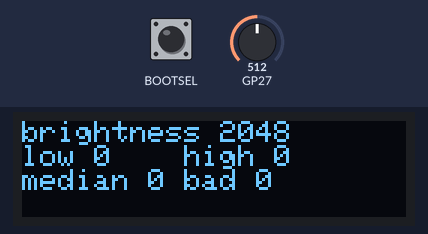
Simulated run of this sketch. Board: Raspberry Pi Pico. Shown: 128×32 one-colour display. The test bench sets the inputs (shaded band); at power-on: GP27 = 512, BOOTSEL HIGH (analog values on the 0–1023 scale). USB keyboard and mouse output is not drawn.

Above: at 1.2 s.
1.3 s: GP27 set to 716
At 2.1 s:
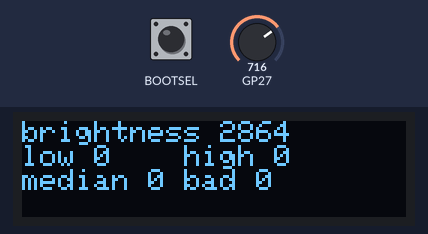
2.8 s: BOOTSEL pulled LOW for 0.15 s
At 4.0 s:
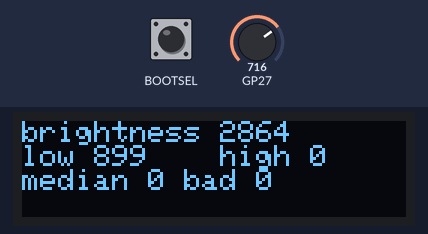
4.4 s: GP27 set to 190
At 4.61 s:
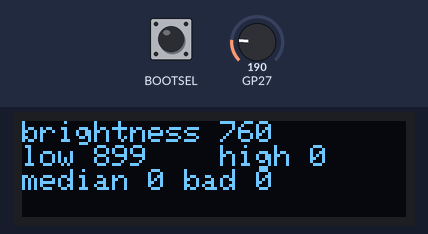
5.9 s: GP27 set to 210
At 6.23 s:
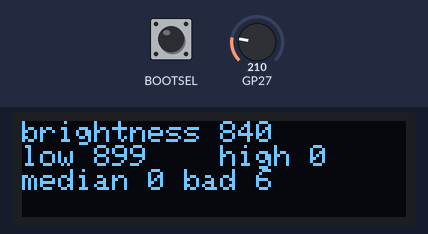
Timing chart, 0 to 8.4 s (numbered marks = the images above; inputs shaded):
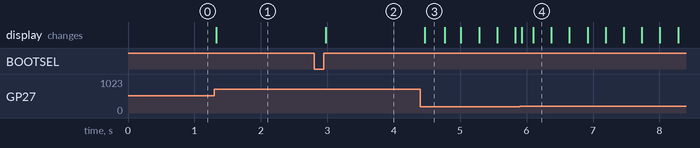

The sketch:

measure.ino
```cpp
#include <SPI.h>
#include <Wire.h>
#include <Adafruit_GFX.h>
#include <Adafruit_SSD1306.h>
#include <Keyboard.h>

#define SCREEN_WIDTH 128  // OLED display width, in pixels
#define SCREEN_HEIGHT 32  // OLED display height, in pixels

#define OLED_RESET -1        // Reset pin # (or -1 if sharing Arduino reset pin)
#define SCREEN_ADDRESS 0x3C  ///< See datasheet for Address; 0x3D for 128x64, 0x3C for 128x32

Adafruit_SSD1306 display(SCREEN_WIDTH, SCREEN_HEIGHT, &Wire, OLED_RESET);

unsigned long start, match, delta, low, high, bad;
uint16_t val, measurements_nr;

const uint16_t repeats = 15;

uint16_t measurements[repeats];

void setup() {
  bad = 0;
  pinMode(A1, INPUT);
  Wire.setSDA(20);
  Wire.setSCL(21);
  Serial.begin(9600);

  // SSD1306_SWITCHCAPVCC = generate display voltage from 3.3V internally
  if (!display.begin(SSD1306_SWITCHCAPVCC, SCREEN_ADDRESS)) {
    Serial.println(F("SSD1306 allocation failed"));
    for (;;)
      ;  // Don't proceed, loop forever
  }

  Keyboard.begin();
  display.setTextColor(SSD1306_WHITE);  // Draw white text
  display.setTextSize(1);               // Draw 2X-scale text
  display.ssd1306_command(SSD1306_SETCONTRAST);
  display.ssd1306_command(0x8F);

  analogReadResolution(12);
}

uint16_t medianMeasurement() {

  uint16_t temp = 0;
  /* sorting */
  for (uint8_t i = 0; i < measurements_nr - 1; i++) {
    for (uint8_t j = 0; j < measurements_nr - i - 1; j++) {
      if (measurements[j] < measurements[j + 1]) {
        temp = measurements[j];
        measurements[j] = measurements[j + 1];
        measurements[j + 1] = temp;
      }
    }
  }

  if (measurements_nr % 2 == 0)
    return (measurements[(measurements_nr / 2) - 1] + measurements[(measurements_nr / 2)]) / 2;
  else
    return measurements[(measurements_nr / 2)];
}
void updateScreen() {
  display.setCursor(0, 0);  // Start at top-left corner
  display.clearDisplay();
  display.print("brightness ");
  display.println(val);
  display.print("low ");
  display.print(low);

  display.print("   "); // 3 spaces = len(median) - len(low)
  display.print(" high ");
  display.println(high);

  display.print("median ");
  display.print(medianMeasurement());

  display.print(" bad ");
  display.print(bad);
  display.display();
}
int measure() {
  // 40-79 with median at 59 INcluding keypress in measurement
  // 39-60 with median at 59 EXcluding keypress in measurement
  Keyboard.press(' ');
  start = millis();

  val = analogRead(A1);

  while (val < 900) {  // DARK, TODO: calibration
    delay(1);
    updateScreen();
    val = analogRead(A1);
    if ((millis() - start) > 200) {  // failed measurement, waited 200 ms for a new value
      Keyboard.release(' ');
      bad++;
      return 0;
    }
  }

  long end = millis();
  Keyboard.release(' ');

  while (val > 900) {  // wait for screen to go dark again
    delay(15);
    updateScreen();
    val = analogRead(A1);
    Keyboard.release(' ');
  }
  return end - start;
}
void loop() {
  val = analogRead(A1);

  if (BOOTSEL) {
    while (BOOTSEL) {}
    bad = 0;
    memset(measurements, 0, sizeof(measurements) / sizeof(measurements[0]));
    low = 899;
    high = 0;
    for (uint8_t i = 0; i < repeats; i++) {
      delta = measure();
      if (delta > 2) {
        high = max(high, delta);
        low = min(low, delta);
        measurements[i] = delta;
        measurements_nr = i;
      } else {
        i--;  // bad measurement
      }
      delay(50);
      updateScreen();
    }

    delay(100);
  }
  updateScreen();
  delay(10);
}
```

Measured:
- after the input at 1.3 s, the display: changes at once (image 1)
- after the input at 2.8 s, the display: changes after 0.18 s (image 2)
- after the input at 4.4 s, the display: changes after 0.07 s (image 3)
